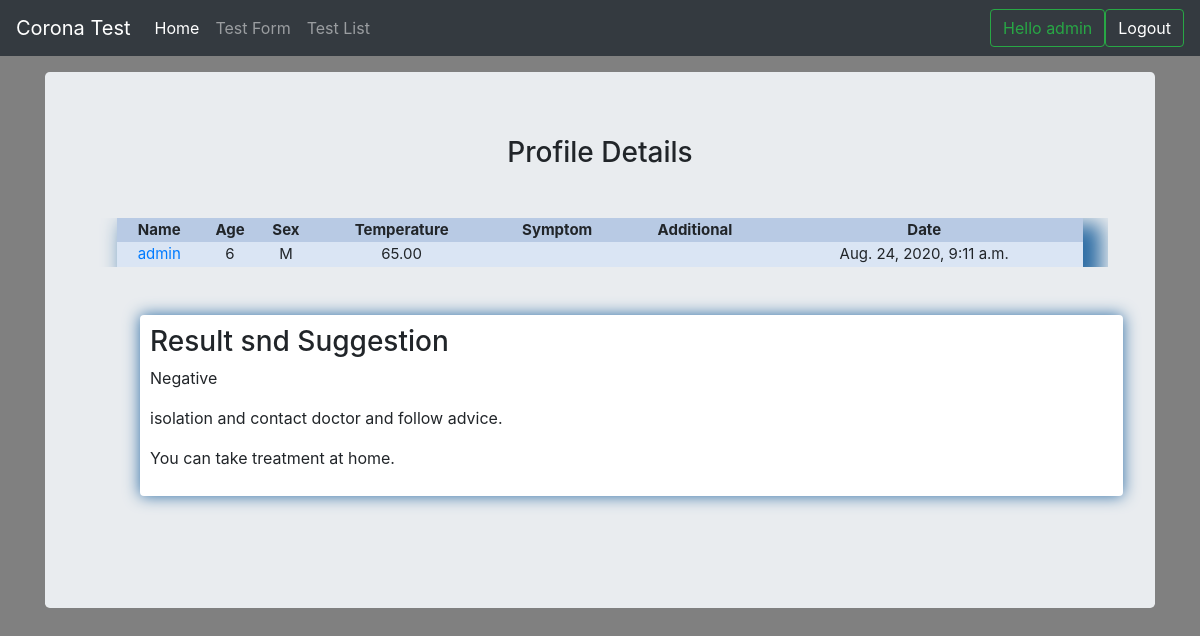
Page /profile_details (signed in) on the committed database.
### test_form/models.py (models this page shows, shortened)
class Profile(models.Model):
    user = models.ForeignKey(User, on_delete=models.CASCADE, blank=True, null=True)
    name = models.CharField(max_length=120, blank=True, null=True)
    age = models.IntegerField(default=0)
    gender_choice = (
        ('M', 'Male'),
        ('F', 'Female'),
    )
    gender = models.CharField(max_length=30, blank=True, null=True, choices=gender_choice)
    body_temperature = models.DecimalField(max_digits=7, decimal_places=2)
    symptom = models.ManyToManyField(SymptomChoice, blank=True, null=True)
    additional = models.ManyToManyField(AdditionalInfo, blank=True, null=True)
    result = models.CharField(max_length=120, blank=True, null=True)
    score = models.IntegerField(blank=True, null=True)
    is_tested = models.BooleanField(default=False)
    advice = models.TextField(blank=True, null=True)
    emergency_info = models.TextField(blank=True, null=True)
    export_to_CSV = models.BooleanField(default=False)
    created_at = models.DateTimeField(auto_now_add=True)

### test_form/views.py (the view)
# urls.py: path('profile_details', views.profile_details, name='profile_details'),
def profile_details(request):
    title = 'Profile Details'
    if request.user.is_authenticated:
        user = request.user
        try:
            profile = Profile.objects.get(user=user)
        except:
            error = "Test First"
            return render(request, 'error_user.html', {'error': error})
        context = {
            'title': title,
            'profile': profile
        }
    return render(request, 'profile_details.html', context)

### templates/profile_details.html
{% extends 'main.html' %}
{% load static %}
{% block content %}
    <div class="container">
        <div class="row">
            <div class="col-md-12">
                <h3 class="title mb-5">{{title}}</h3>
                <div class="table-responsive">
                    <table>
                        <tr>
                            <th>Name</th>
                            <th>Age</th>
                            <th>Sex</th>
                            <th>Temperature</th>
                            <th>Symptom</th>
                            <th>Additional</th>
                            <th>Date</th>
                        </tr>
                            <tr>
                                <td><a href="{% url 'profile_edit' id=profile.id %}">{{profile.name}}</a></td>
                                <td>{{profile.age}}</td>
                                <td>{{profile.gender}}</td>
                                <td>{{profile.body_temperature}}</td>
                                <td>{% for symptom in profile.symptom.all %} {{symptom }},{% endfor %}</td>
                                <td>{% for additional in profile.additional.all %} {{ additional }}, {% endfor %}</td>
                                <td>{{ profile.created_at }}</td>
                            </tr>
                    </table>
                </div>
            </div>
            <div class="col-md-12 pr-5 m-5">
                <div class="box-element">
                    <h3>Result snd Suggestion</h3>
                    <p>{{ profile.result }}</p>
                    <p>{{ profile.advice }}</p>
                    <p>{{ profile.emergency_info }}</p>
                </div>
            </div>
        </div>
    </div>
{% endblock %}

### templates/navbar.html (shortened to what this page needs)
<nav class="navbar navbar-expand-md navbar-dark fixed-top bg-dark">
  <a class="navbar-brand" href="/">Corona Test</a>
  <div class="collapse navbar-collapse" id="navbarCollapse">
    <ul class="navbar-nav mr-auto">
      <li class="nav-item active">
        <a class="nav-link" href="/">Home <span class="sr-only">(current)</span></a>
      </li>
        {% if request.user.is_authenticated %}
      <li class="nav-item">
        <a class="nav-link" href="/profile">Test Form</a>
      </li>
            {% if request.user.is_superuser %}
      <li class="nav-item">
        <a class="nav-link" href="/profile_list" tabindex="-1" aria-disabled="true">Test List</a>
      </li>
            {% endif %}
    </ul>
          <button class="btn btn-outline-success my-2 my-sm-0" type="submit">Hello {{ request.user }}</button>
          <button class="btn btn-outline-success my-2 my-sm-0" type="submit"><a style="text-decoration: none; color: white" href="{% url 'logout' %}">Logout</a></button>
      {% endif %}
  </div>
</nav>

### static/css/navbar-top-fixed.css (style rules this page uses)
body { min-height: 75rem; padding-top: 4.5rem; }

### static/css/main.css (style rules this page uses)
body { background-color: gray; }
.title { text-align: center; }
table { width: 95%; margin: auto; text-align: center; box-shadow: 12px 12px 20px 6px #2e6da4; font-size: 15px; }
table tr:nth-child(odd) { background: #B8CAE4 }
table tr:nth-child(even) { background: #dae5f4 }
.box-element { box-shadow:#2e6da4 0 0 16px; background-color: #fff; border-radius: 4px; padding: 10px; }

### rows in the picture
Profile: name "admin", age "6", gender "M", body_temperature "65.00", created_at "Aug. 24, 2020, 9:11 a.m.", result "Negative", advice "isolation and contact doctor and follow advice.", emergency_info "You can take treatment at home."

### other values in the picture
{{ request.user }} "admin"
{{ title }} "Profile Details"
